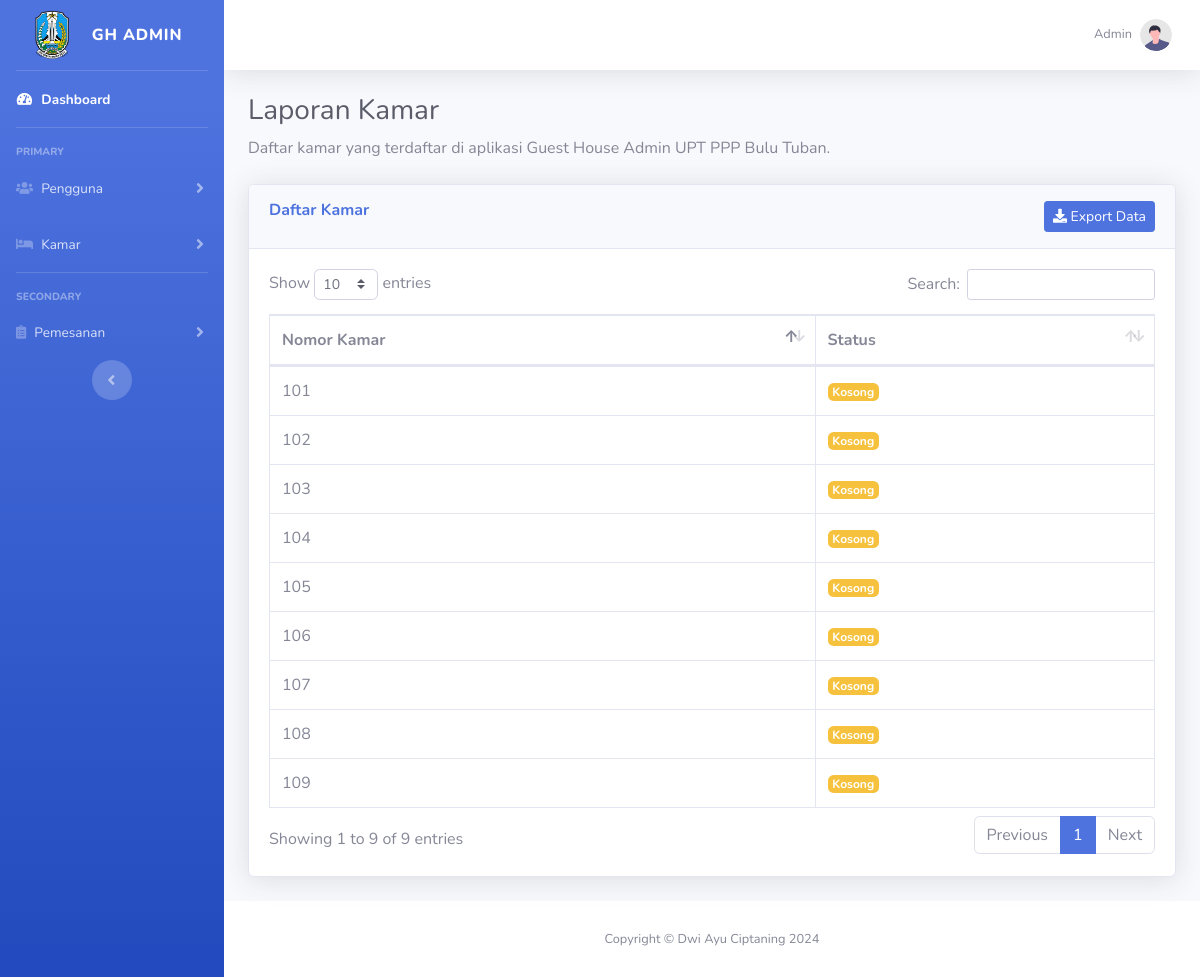
The page /laporan_kamar.php (signed in) on the database its author committed.
### tables this page shows
CREATE TABLE `rooms` (
  `id` int(11) NOT NULL,
  `room_number` int(11) DEFAULT NULL,
  `harga` int(10) NOT NULL,
  `status` varchar(20) DEFAULT 'available'
);

### laporan_kamar.php (the view, shortened to what this page needs)
<?php
    include 'functions/koneksi.php';
    $query_kamar = mysqli_query($conn, "SELECT * FROM rooms");
    $query_hasil_kamar = mysqli_fetch_all($query_kamar, MYSQLI_ASSOC);
?>
<!DOCTYPE html>
<html lang="en">
<head>
    <link href="assets/admin/vendor/fontawesome-free/css/all.min.css" rel="stylesheet" type="text/css">
    <link href="assets/admin/css/sb-admin-2.min.css" rel="stylesheet">
    <link href="assets/admin/vendor/datatables/dataTables.bootstrap4.min.css" rel="stylesheet">
</head>
<body id="page-top">
    <div id="wrapper">
    <?php
        if($_SESSION['role'] == 'admin'){
        ?>
        <ul class="navbar-nav bg-gradient-primary sidebar sidebar-dark accordion" id="accordionSidebar">
            <a class="sidebar-brand d-flex align-items-center justify-content-center" href="index.php">
                <img src="assets/admin/img/pppbulutuban.png" alt="" width="50px">
                <div class="sidebar-brand-text mx-3">GH Admin</div>
            </a>
            <hr class="sidebar-divider my-0">
            <li class="nav-item active">
                <a class="nav-link" href="dashboard.php">
                    <i class="fas fa-fw fa-tachometer-alt"></i>
                    <span>Dashboard</span></a>
            </li>
            <hr class="sidebar-divider">
            <div class="sidebar-heading">
                Primary
            </div>
            <li class="nav-item">
                <a class="nav-link collapsed" href="#" data-toggle="collapse" data-target="#collapseTwo"
                    aria-expanded="true" aria-controls="collapseTwo">
                    <i class="fas fa-users"></i>
                    <span>Pengguna</span>
                </a>
            </li>
            <li class="nav-item">
                <a class="nav-link collapsed" href="#" data-toggle="collapse" data-target="#collapseUtilities"
                    aria-expanded="true" aria-controls="collapseUtilities">
                    <i class="fas fa-bed"></i>
                    <span>Kamar</span>
                </a>
            </li>
            <hr class="sidebar-divider">
            <div class="sidebar-heading">
                Secondary
            </div>
            <li class="nav-item">
                <a class="nav-link collapsed" href="#" data-toggle="collapse" data-target="#collapsePages"
                    aria-expanded="true" aria-controls="collapsePages">
                    <i class="fas fa-clipboard-list"></i>
                    <span>Pemesanan</span>
                </a>
            </li>
            <div class="text-center d-none d-md-inline">
                <button class="rounded-circle border-0" id="sidebarToggle"></button>
            </div>
        </ul>
        <?php
        }
        ?>
        <div id="content-wrapper" class="d-flex flex-column">
            <div id="content">
            <nav class="navbar navbar-expand navbar-light bg-white topbar mb-4 static-top shadow">
                <ul class="navbar-nav ml-auto">
                    <li class="nav-item dropdown no-arrow">
                        <a class="nav-link dropdown-toggle" href="#" id="userDropdown" role="button"
                            data-toggle="dropdown" aria-haspopup="true" aria-expanded="false">
                            <span class="mr-2 d-none d-lg-inline text-gray-600 small"><?= $_SESSION['nama'] ?? 'Guest' ?></span>
                            <img class="img-profile rounded-circle"
                                src="assets/admin/img/undraw_profile.svg">
                        </a>
                    </li>
                </ul>
            </nav>
                <div class="container-fluid">
                    <h1 class="h3 mb-2 text-gray-800">Laporan Kamar</h1>
                    <p class="mb-4">Daftar kamar yang terdaftar di aplikasi Guest House Admin UPT PPP Bulu Tuban.</p>
                    <div class="card shadow mb-4">
                        <div class="card-header py-3">
                            <h6 class="m-0 font-weight-bold text-primary float-left">Daftar Kamar</h6>
                            <a href="functions/exportKamar.php" class="btn btn-primary btn-sm float-right" target="_blank"><i class="fas fa-download"></i> Export Data</a>
                        </div>
                        <div class="card-body">
                            <div class="table-responsive">
                                <table class="table table-bordered" id="dataTable" width="100%" cellspacing="0">
                                    <thead>
                                        <tr>
                                            <th>Nomor Kamar</th>
                                            <th>Status</th>
                                        </tr>
                                    </thead>
                                    <tbody>
                                    <?php
                                        foreach($query_hasil_kamar as $kamar){
                                        ?>
                                        <tr>
                                            <td><?= $kamar['room_number'] ?></td>
                                            <td>
                                                <?php
                                                if($kamar['status'] == 'available'){
                                                    echo '<span class="badge badge-warning">Kosong</span>';
                                                }else{
                                                    echo '<span class="badge badge-success">Terisi</span>';
                                                }
                                                ?>
                                        </tr>
                                        <?php
                                        }
                                        ?>
                                    </tbody>
                                </table>
                            </div>
                        </div>
                    </div>
                </div>
            </div>
            <footer class="sticky-footer bg-white">
                <div class="container my-auto">
                    <div class="copyright text-center my-auto">
                        <span>Copyright &copy; Dwi Ayu Ciptaning 2024</span>
                    </div>
                </div>
            </footer>
        </div>
    </div>
</body>
</html>

### rows shown on the page
rooms: room_number "101", status "Kosong"
rooms: room_number "102", status "Kosong"
rooms: room_number "103", status "Kosong"
rooms: room_number "104", status "Kosong"
rooms: room_number "105", status "Kosong"
rooms: room_number "106", status "Kosong"
rooms: room_number "107", status "Kosong"
rooms: room_number "108", status "Kosong"
rooms: room_number "109", status "Kosong"

### other values the page prints
$_SESSION['nama'] "Admin"
